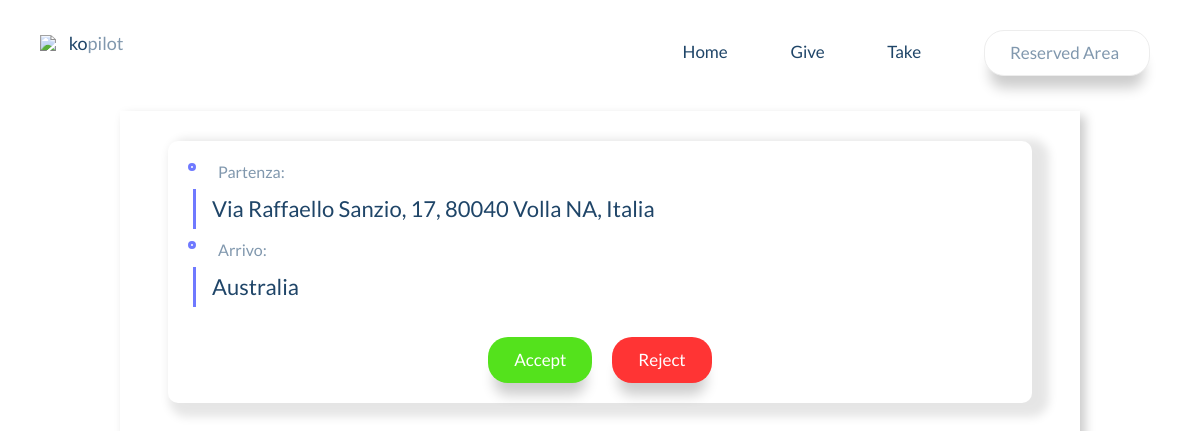
Page /requests (signed in) on the committed database.
### tables this page shows
CREATE TABLE RichiestePassaggio (
    idRichiestaPassaggio INTEGER PRIMARY KEY AUTOINCREMENT,
    _idViaggio INTEGER,
    _idUtente INTEGER,
    indirizzoPartenzaRider TEXT NOT NULL,
    indirizzoArrivo TEXT NOT NULL,
    lat_Arrivo REAL NOT NULL,
    lon_Arrivo REAL NOT NULL,
    Stato TEXT DEFAULT 'In Attesa', -- puÃ² essere Accettato / Rifiutato
    FOREIGN KEY (_idUtente) REFERENCES Utenti(idUtente),
    FOREIGN KEY (_idViaggio) REFERENCES Viaggi(idViaggio) ON DELETE CASCADE
);

### app.py (the view)
@app.route("/requests") # if this path is specified in the URL
def requests():
    is_user_authenticated = request.cookies.get('auth') == 'true'
    if not is_user_authenticated:
        return redirect(url_for('index'))       # is redirected to the index
    notifications = get_notifications()                 # notifications of the logged in user are retrieved
    notificationsNumber = get_notifications_number()    # the number of notifications from the logged in user is retrieved
    return render_template("requests.html", notifications = notifications, notificationsNumber = notificationsNumber)

### function.py (called while the page is built)
def connect(db):
    connetion = sqlite3.connect(db)         # creates a connection to the SQLITE database name passed as an argument
    connetion.row_factory = sqlite3.Row     # the row type is set as an object of type sqlite3.Row
    return connetion                        # the connection thus created is returned

### templates/requests.html (shortened to what this page needs)
<!DOCTYPE html>
<html lang="en" lang="en">
  <head>
    <link rel="stylesheet" href="https://cdnjs.cloudflare.com/ajax/libs/twitter-bootstrap/3.3.7/css/bootstrap.min.css">
    <link rel="stylesheet" href="static/css/style.css">
    <link rel="stylesheet" href="static/css/requests.css">
    <link rel="stylesheet" href="static/css/popup.css">
    <link href="https://cdn.jsdelivr.net/npm/remixicon@3.6.0/fonts/remixicon.css" rel="stylesheet">
    <link rel="stylesheet" href="https://cdnjs.cloudflare.com/ajax/libs/font-awesome/6.2.1/css/all.min.css">
  </head>
  <body>
    <header class="header">
        <div class="container header__container">
          <div class="header__logo"><img class="header__img" src="https://image.ibb.co/kcVou6/path3000.png">
            <h1 class="header__title">ko<span class="header__light">pilot</span></h1>
          </div>
          <div class="header__menu">
            <nav id="navbar" class="header__nav collapse">
              <ul class="header__elenco">
                <li class="header__el"><a href="/home" class="header__link">Home</a></li>
                <li class="header__el"><a href="/give" class="header__link">Give</a></li>
                <li class="header__el"><a href="/take" class="header__link">Take</a></li>
                <li class="header__el header__el--blue"><a class="btn btn--white" id="signin">Reserved Area<i class="ri-arrow-down-s-line" style="padding-left: 0.5rem;"></i></a>
                </li>
              </ul>
            </nav>
          </div>
        </div>
    </header>
    <section id="content">
        {% if notifications %}
          <div class="container-cards">
            {% for notify in notifications %}
            <div class="response-card" id="richiesta_{{ notify.idRichiestaPassaggio }}">
              <div class="timeline-content">
                <ul>
                  <li>
                    <span> Partenza:</span>
                    <h3>{{ notify.indirizzoPartenzaRider }}</h3>
                  </li>
                  <li>
                    <span> Arrivo:</span>
                    <h3>{{ notify.indirizzoArrivo }}</h3>
                  </li>
                </ul>
              </div>
              <div class="card-btn">
                <div class="btn-padd">
                  <a class="btn btn--green btn--width" onclick="acceptRide('{{ notify.idRichiestaPassaggio }}')">Accept</a>
                </div>
                <div class="btn-padd">
                  <a class="btn btn--red btn--width" onclick="rejectRide('{{ notify.idRichiestaPassaggio }}')">Reject</a>
                </div>
              </div>
            </div>
            {% endfor %}
          </div>
        {% else %}
          <div class="img-placeholder">
            <img src="static/img/log.svg">
            <p id="placeholder-p"> You have no pending requests!</p>
          </div>
        {% endif %}
    </section>
  </body>
</html>

### static/css/style.css (style rules this page uses)
:root { --primary-color: #3A9FFF; --secondary-color: #6f79ff; --text-color: #8198AE; }
html, body { margin: 0; padding: 0; font-family: 'Lato', sans-serif; color: #1f4568; scroll-behavior: smooth; }
body { background-image: url("https://image.ibb.co/de6JzG/bitmap_1_1.png"); background-size:cover; background-repeat:no-repeat; background-position: center; }
.collapse { display: block; }
.btn { background-color:var(--primary-color); border-radius: 20px; font-size: 17px; padding: 10px 25px; color: #fff; box-shadow: 0px 18px 13px -6px rgba(0, 0, 0,0.2); transition: all 0.4s; -webkit-transition: all 0.4s; -moz-transition: all 0.4s; -ms-transition: all 0.4s; -o-transition: all 0.4s; }
.btn--white { background-color: #fff; border: 1px solid #ededed; color: var(--text-color); }
.header { padding: 30px 25px; }
.header__elenco { padding: 0; margin: 0; list-style: none; }
.header__menu { float: right; }
.header__el { padding: 0 30px; font-size: 10px; display: inline-block; }
.header__img { display: inline-block; vertical-align: middle; }
.header__logo, .header__menu { display: inline-block; vertical-align: middle; }
.header__title { font-size: 18px; margin: 0; margin-left: 10px; display: inline-block; line-height: 18px; vertical-align: middle; }
.header__light { color: var(--text-color); }
.header__link { color: #1f4568; font-size: 17px; }
.header__el--blue { position: relative; }
#signin { margin-bottom: 5px; }

### static/css/requests.css (style rules this page uses)
#content { width: 100%; height: 80vh; display: flex; justify-content: center; align-items: center; }
.container-cards { width: 80%; height: 80vh; display: flex; flex-direction: column; align-items: center; box-shadow: 5px 5px 10px rgba(0, 0, 0, .212); overflow-y: auto; padding-top: 30px; }
.response-card { background: #fff; border-radius: 10px; width: 90%; margin-bottom: 30px; padding-bottom: 20px; box-shadow: 9px 6px 10px 8px rgba(0, 0, 0, 0.1); }
.timeline-content { padding: 20px; }
.timeline-content ul { list-style: none; padding: 0; margin: 0; }
.timeline-content ul li span { font-size: 16px; color: var(--text-color); display: block; margin-bottom: -15px; padding: 0px 0px 0px 30px; position: relative; }
.timeline-content ul li span::before { content: ""; position: absolute; width: 8px; height: 8px; border: 3px solid var(--secondary-color); top: 2px; left: 0; border-radius: 50px; }
.timeline-content ul li h3 { font-size: 22px; line-height: 30px; border: 3px solid var(--secondary-color); border-width: 0 0 0 3px; padding: 5px 0 5px 16px; margin-left: 5px; }
.btn--red { background-color: #ff3434; }
.btn--green { background-color: #54e21c; }
.card-btn { display: flex; flex-direction: row; flex-wrap: nowrap; justify-content: center; }
.btn-padd { padding: 0px 10px 0px 10px; }

### static/css/popup.css (style rules this page uses)
:root { --dark: #34495E; --light: #ffffff; --success: #0ABF30; --error: #E24D4C; --warning: #E9BD0C; --info: #3498DB; }

### rows in the picture
RichiestePassaggio: indirizzoPartenzaRider "Via Raffaello Sanzio, 17, 80040 Volla NA, Italia", indirizzoArrivo "Australia"
